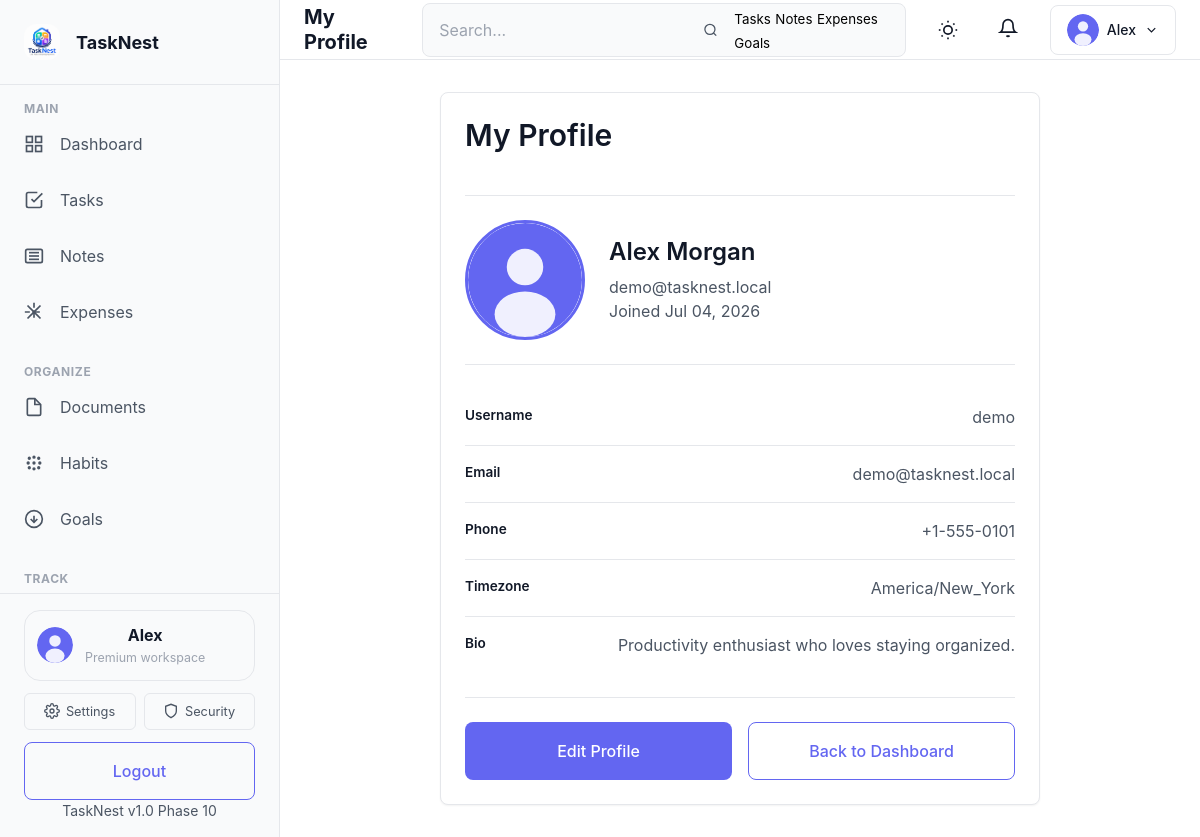
Screenshot of /profile.php (signed in) with the database file from the repository.
### tables this page shows
CREATE TABLE IF NOT EXISTS users (
    id INT PRIMARY KEY AUTO_INCREMENT,
    username VARCHAR(50) UNIQUE NOT NULL,
    email VARCHAR(120) UNIQUE NOT NULL,
    password_hash VARCHAR(255) NOT NULL,
    first_name VARCHAR(100),
    last_name VARCHAR(100),
    avatar_url VARCHAR(255),
    phone VARCHAR(20),
    bio TEXT,
    timezone VARCHAR(50) DEFAULT 'UTC',
    theme ENUM('light', 'dark') DEFAULT 'light',
    is_active TINYINT(1) DEFAULT 1,
    role ENUM('user', 'admin') DEFAULT 'user',
    created_at TIMESTAMP DEFAULT CURRENT_TIMESTAMP,
    updated_at TIMESTAMP DEFAULT CURRENT_TIMESTAMP ON UPDATE CURRENT_TIMESTAMP,
    INDEX idx_email (email),
    INDEX idx_username (username),
    INDEX idx_created_at (created_at)
);

### includes/auth.php (called while the page is built, shortened)
<?php
class Auth {
    private $mysqli;
    private $user_id;
    private $user_data;
    public function __construct($mysqli) {
        $this->mysqli = $mysqli;
        $this->initSession();
    }
    private function initSession() {
        if (isset($_SESSION['user_id'])) {
            $this->user_id = $_SESSION['user_id'];
            $this->loadUser();
        }
    }
    private function loadUser() {
        $stmt = $this->mysqli->prepare("SELECT id, username, email, first_name, last_name, avatar_url, theme, role FROM users WHERE id = ? AND is_active = 1");
        $stmt->bind_param("i", $this->user_id);
        $stmt->execute();
        $result = $stmt->get_result();
        if ($result->num_rows === 1) {
            $this->user_data = $result->fetch_assoc();
            return true;
        }
        return false;
    }
    public function getUserId() {
        return $this->user_id ?? null;
    }
    public function getUser() {
        return $this->user_data ?? null;
    }
}
$auth = new Auth($mysqli);

### includes/functions.php (called while the page is built, shortened)
<?php
function safePrepare($mysqli, $sql) {
    $stmt = @$mysqli->prepare($sql);
    return $stmt;
}
function formatDate($date, $format = 'Y-m-d H:i:s') {
    return date($format, strtotime($date));
}

### profile.php (the view, shortened to what this page needs)
<?php
require_once 'config/db.php';
require_once 'includes/auth.php';
require_once 'includes/functions.php';
$user = $auth->getUser();
$user_id = $auth->getUserId();
$stmt = safePrepare($mysqli, "SELECT * FROM users WHERE id = ?");
$stmt->bind_param("i", $user_id);
$stmt->execute();
$profile = $stmt->get_result()->fetch_assoc();
$page_title = 'My Profile';
include 'includes/header.php';
?>
<div class="profile-container">
    <div class="card">
        <div class="card-header">
            <h2><?php echo $page_title; ?></h2>
        </div>
        <div class="card-body">
            <div class="profile-header">
                <img src="<?php echo !empty($profile['avatar_url']) ? htmlspecialchars($profile['avatar_url']) : SITE_URL . '/assets/images/default-avatar.svg'; ?>" alt="Profile picture" class="profile-avatar">
                <div class="profile-info">
                    <h3><?php echo htmlspecialchars($profile['first_name'] . ' ' . $profile['last_name']); ?></h3>
                    <p><?php echo htmlspecialchars($profile['email']); ?></p>
                    <p>Joined <?php echo formatDate($profile['created_at'], 'M d, Y'); ?></p>
                </div>
            </div>
            <div class="divider"></div>
            <div class="profile-details">
                <div class="detail-row">
                    <label>Username</label>
                    <p><?php echo htmlspecialchars($profile['username']); ?></p>
                </div>
                <div class="detail-row">
                    <label>Email</label>
                    <p><?php echo htmlspecialchars($profile['email']); ?></p>
                </div>
                <div class="detail-row">
                    <label>Phone</label>
                    <p><?php echo htmlspecialchars($profile['phone'] ?? 'Not provided'); ?></p>
                </div>
                <div class="detail-row">
                    <label>Timezone</label>
                    <p><?php echo htmlspecialchars($profile['timezone']); ?></p>
                </div>
                <div class="detail-row">
                    <label>Bio</label>
                    <p><?php echo htmlspecialchars($profile['bio'] ?? 'No bio provided'); ?></p>
                </div>
            </div>
            <div class="divider"></div>
            <div class="profile-actions">
                <a href="<?php echo SITE_URL; ?>/settings.php" class="btn btn-primary">Edit Profile</a>
                <a href="<?php echo SITE_URL; ?>/dashboard.php" class="btn btn-secondary">Back to Dashboard</a>
            </div>
        </div>
    </div>
</div>
<?php include 'includes/footer.php'; ?>

### includes/sidebar.php (shortened to what this page needs)
<?php
$current_page = basename($_SERVER['PHP_SELF']);
$navClass = function ($page) use ($current_page) {
    return $current_page === $page ? 'active' : '';
};
?>
<aside class="sidebar" id="mainSidebar">
    <div class="sidebar-header">
        <a href="<?php echo SITE_URL; ?>/dashboard.php" class="logo">
            <img src="<?php echo SITE_URL; ?>/assets/images/logo-dark.png" alt="<?php echo SITE_NAME; ?> Logo" class="logo-img">
            <span class="logo-text"><?php echo SITE_NAME; ?></span>
        </a>
    </div>
    <nav class="sidebar-nav">
        <div class="nav-section">
            <button class="nav-section-toggle" type="button" aria-expanded="true">
                <h3 class="nav-section-title">Main</h3>
            </button>
            <ul class="nav-menu">
                <li class="nav-item <?php echo $navClass('dashboard.php'); ?>">
                    <a href="<?php echo SITE_URL; ?>/dashboard.php" class="nav-link">
                        <svg class="nav-icon" viewBox="0 0 24 24" fill="none" stroke="currentColor" stroke-width="2">
                            <rect x="3" y="3" width="7" height="7"></rect>
                            <rect x="14" y="3" width="7" height="7"></rect>
                            <rect x="14" y="14" width="7" height="7"></rect>
                            <rect x="3" y="14" width="7" height="7"></rect>
                        </svg>
                        <span class="nav-label">Dashboard</span>
                    </a>
                </li>
                <li class="nav-item <?php echo $navClass('tasks.php'); ?>">
                    <a href="<?php echo SITE_URL; ?>/tasks.php" class="nav-link">
                        <svg class="nav-icon" viewBox="0 0 24 24" fill="none" stroke="currentColor" stroke-width="2">
                            <polyline points="9 11 12 14 22 4"></polyline>
                            <path d="M21 12v7a2 2 0 0 1-2 2H5a2 2 0 0 1-2-2V5a2 2 0 0 1 2-2h11"></path>
                        </svg>
                        <span class="nav-label">Tasks</span>
                    </a>
                </li>
                <li class="nav-item <?php echo $navClass('notes.php'); ?>">
                    <a href="<?php echo SITE_URL; ?>/notes.php" class="nav-link">
                        <svg class="nav-icon" viewBox="0 0 24 24" fill="none" stroke="currentColor" stroke-width="2">
                            <path d="M4 4h16a2 2 0 0 1 2 2v12a2 2 0 0 1-2 2H4a2 2 0 0 1-2-2V6a2 2 0 0 1 2-2z"></path>
                            <line x1="6" y1="8" x2="18" y2="8"></line>
                            <line x1="6" y1="12" x2="18" y2="12"></line>
                            <line x1="6" y1="16" x2="18" y2="16"></line>
                        </svg>
                        <span class="nav-label">Notes</span>
                    </a>
                </li>
                <li class="nav-item <?php echo $navClass('expenses.php'); ?>">
                    <a href="<?php echo SITE_URL; ?>/expenses.php" class="nav-link">
                        <span class="nav-label">Expenses</span>
                    </a>
                </li>
            </ul>
        </div>
        <div class="nav-section">
            <button class="nav-section-toggle" type="button" aria-expanded="true">
                <h3 class="nav-section-title">Organize</h3>
            </button>
            <ul class="nav-menu">
                <li class="nav-item <?php echo $navClass('documents.php'); ?>">
                    <a href="<?php echo SITE_URL; ?>/documents.php" class="nav-link">
                        <svg class="nav-icon" viewBox="0 0 24 24" fill="none" stroke="currentColor" stroke-width="2">
                            <path d="M13 2H6a2 2 0 0 0-2 2v16a2 2 0 0 0 2 2h12a2 2 0 0 0 2-2V9z"></path>
                            <polyline points="13 2 13 9 20 9"></polyline>
                        </svg>
                        <span class="nav-label">Documents</span>
                    </a>
                </li>
                <li class="nav-item <?php echo $navClass('habits.php'); ?>">
                    <a href="<?php echo SITE_URL; ?>/habits.php" class="nav-link">
                        <span class="nav-label">Habits</span>
                    </a>
                </li>
                <li class="nav-item <?php echo $navClass('goals.php'); ?>">
                    <a href="<?php echo SITE_URL; ?>/goals.php" class="nav-link">
                        <svg class="nav-icon" viewBox="0 0 24 24" fill="none" stroke="currentColor" stroke-width="2">
                            <circle cx="12" cy="12" r="10"></circle>
                            <polyline points="8 12 12 16 16 12"></polyline>
                            <line x1="12" y1="8" x2="12" y2="16"></line>
                        </svg>
                        <span class="nav-label">Goals</span>
                    </a>
                </li>
            </ul>
        </div>
        <div class="nav-section">
            <button class="nav-section-toggle" type="button" aria-expanded="true">
                <h3 class="nav-section-title">Track</h3>
            </button>
            <ul class="nav-menu">
                <li class="nav-item <?php echo $navClass('shopping.php'); ?>">
                    <a href="<?php echo SITE_URL; ?>/shopping.php" class="nav-link">
                    </a>
                </li>
            </ul>
        </div>
    </nav>
    <div class="sidebar-footer">
        <div class="sidebar-profile">
            <?php if (!empty($user['avatar_url'])): ?>
                <img src="<?php echo SITE_URL; ?>/<?php echo htmlspecialchars($user['avatar_url']); ?>" alt="Profile" class="sidebar-profile-avatar">
            <?php else: ?>
                <img src="<?php echo SITE_URL; ?>/assets/images/default-avatar.svg" alt="Profile" class="sidebar-profile-avatar">
            <?php endif; ?>
            <div>
                <strong><?php echo htmlspecialchars($user['first_name'] ?? $user['username']); ?></strong>
                <p>Premium workspace</p>
            </div>
        </div>
        <div class="sidebar-footer-links">
            <a href="<?php echo SITE_URL; ?>/settings.php" class="sidebar-footer-link">
                <span>Settings</span>
            </a>
            <a href="<?php echo SITE_URL; ?>/auth/2fa-setup.php" class="sidebar-footer-link">
                <svg viewBox="0 0 24 24" fill="none" stroke="currentColor" stroke-width="2" width="16" height="16"><path d="M12 22s8-4 8-10V5l-8-3-8 3v7c0 6 8 10 8 10z"></path></svg>
                <span>Security</span>
            </a>
        </div>
        <a href="<?php echo SITE_URL; ?>/auth/logout.php" class="btn btn-secondary btn-block">Logout</a>
        <div class="version-info">
            <small>TaskNest v1.0 Phase 10</small>
        </div>
    </div>
</aside>

### includes/navbar.php (shortened to what this page needs)
<?php
$user = $auth->getUser();
$avatar_url = $user['avatar_url'] ?? '';
if (empty($avatar_url) || $avatar_url === SITE_URL . '/') {
    $avatar_url = SITE_URL . '/assets/images/default-avatar.svg';
}
?>
<nav class="top-navbar">
    <div class="navbar-left">
        <h1 class="page-title"><?php echo htmlspecialchars($page_title ?? 'Dashboard', ENT_QUOTES, 'UTF-8'); ?></h1>
    </div>
    <div class="navbar-right">
        <div class="search-box">
            <input type="text" class="search-input" id="dashboardSearch" placeholder="Search..." aria-label="Search">
            <svg class="icon" viewBox="0 0 24 24" fill="none" stroke="currentColor" stroke-width="2">
                <circle cx="11" cy="11" r="8"></circle>
                <path d="m21 21-4.35-4.35"></path>
            </svg>
            <div class="search-suggestions" id="searchSuggestions">
                <button type="button">Tasks</button>
                <button type="button">Notes</button>
                <button type="button">Expenses</button>
                <button type="button">Goals</button>
            </div>
        </div>
        <button class="theme-toggle" id="themeToggle" aria-label="Toggle theme">
        </button>
        <div class="navbar-notifications-wrapper">
            <button class="navbar-icon-btn" id="notificationsBtn" aria-label="Notifications">
                <svg class="icon" viewBox="0 0 24 24" fill="none" stroke="currentColor" stroke-width="2">
                    <path d="M18 8A6 6 0 0 0 6 8c0 7-3 9-3 9h18s-3-2-3-9"></path>
                    <path d="M13.73 21a2 2 0 0 1-3.46 0"></path>
                </svg>
            </button>
        </div>
        <div class="user-menu-wrapper">
            <button class="user-menu-btn" id="userMenuBtn" aria-label="User menu">
                <img src="<?php echo htmlspecialchars($avatar_url); ?>" alt="User avatar" class="user-avatar">
                <span class="user-name"><?php echo htmlspecialchars($user['first_name'] ?? $user['username']); ?></span>
                <svg class="icon dropdown-icon" viewBox="0 0 24 24" fill="none" stroke="currentColor" stroke-width="2">
                    <polyline points="6 9 12 15 18 9"></polyline>
                </svg>
            </button>
        </div>
    </div>
</nav>

### rows the page displays
users: first_name "Alex", first_name+last_name "Alex Morgan", email "demo@tasknest.local", created_at "Jul 04, 2026", username "demo", phone "+1-555-0101", timezone "America/New_York", bio "Productivity enthusiast who loves staying organized."

### other values shown
SITE_NAME "TaskNest"
$page_title "My Profile"
